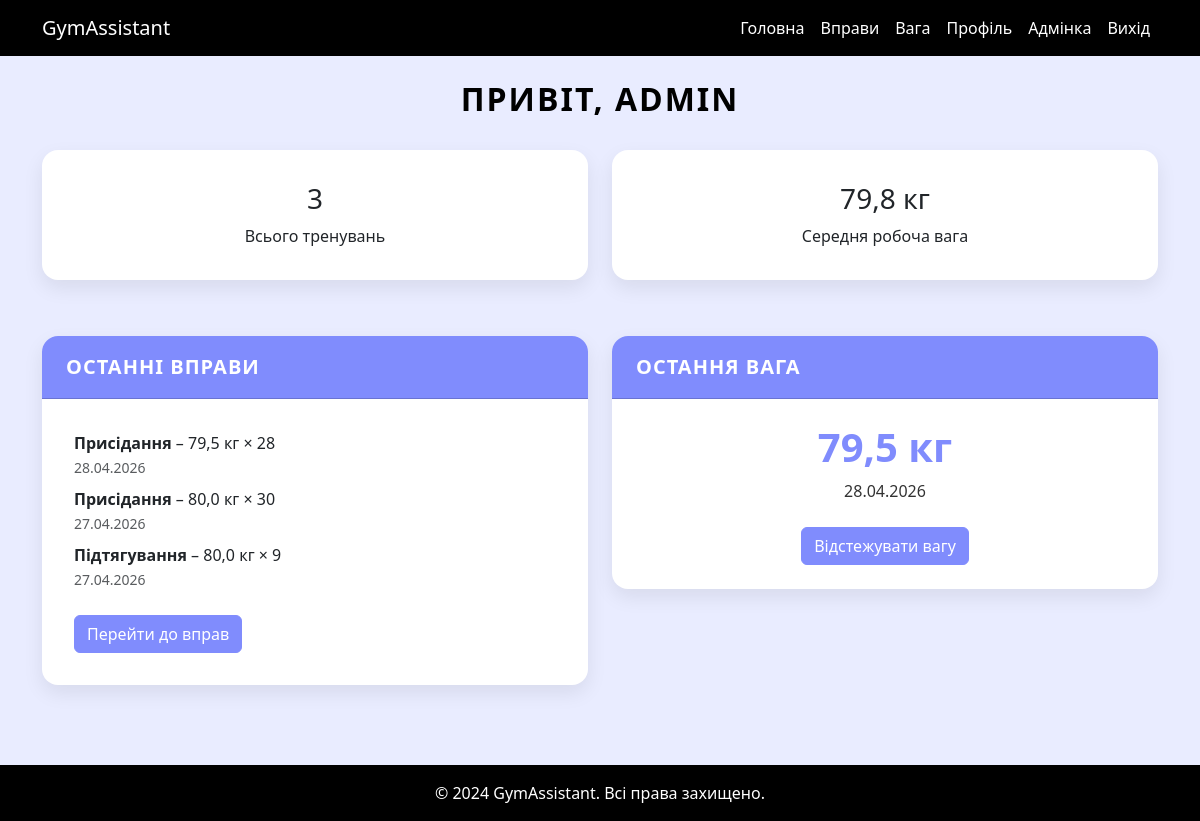
The app's page / (signed in), older data.
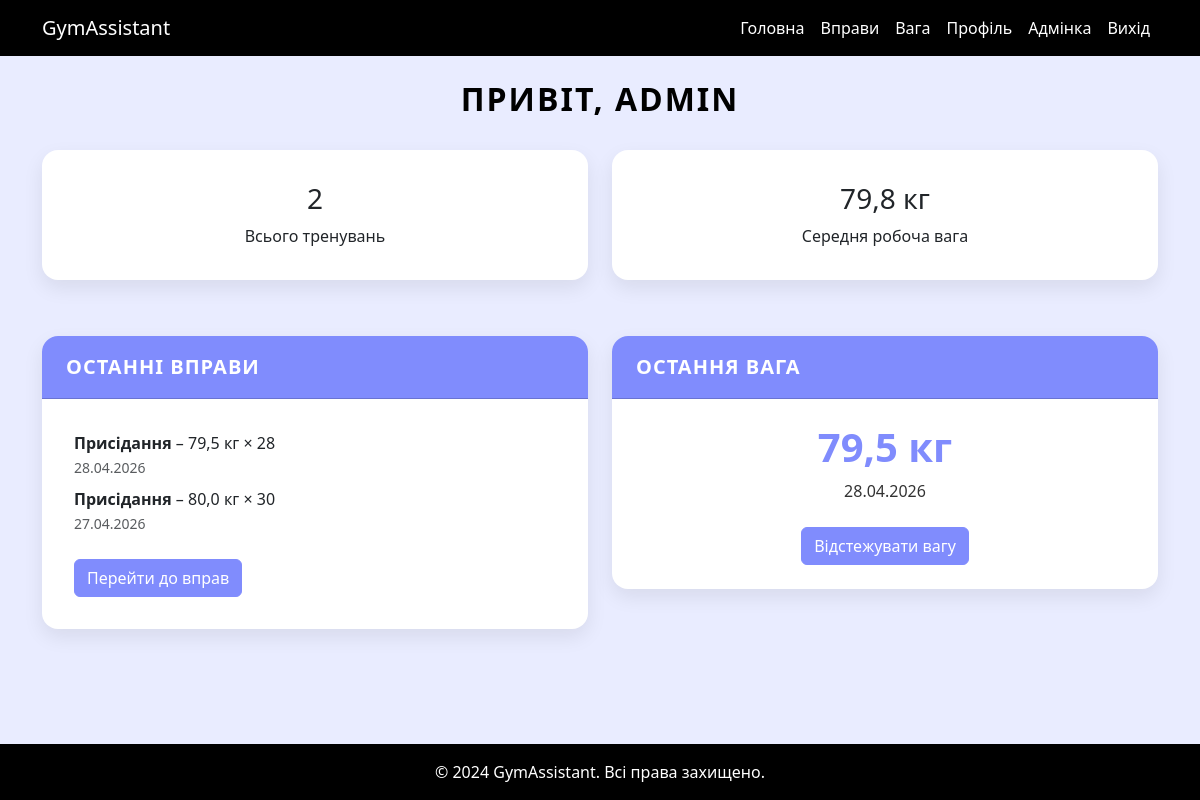
The same page, newer data.
### gym_app/models.py (models this page shows, shortened)
class Exercise(models.Model):
    user = models.ForeignKey(User, on_delete=models.CASCADE, related_name='exercises')
    name = models.CharField(max_length=100)
    weight = models.FloatField()
    reps = models.IntegerField()
    date = models.DateTimeField(auto_now_add=True)
    notes = models.TextField(blank=True, null=True, verbose_name='Нотатки')
    rpe = models.IntegerField(blank=True, null=True, verbose_name='RPE (1-10)',
                              choices=[(i, i) for i in range(1, 11)])

### gym_app/views.py (the view)
# urls.py: path('', views.index, name='index'),
@login_required
def index(request):
    user = request.user
    exercises_all = Exercise.objects.filter(user=user)
    total_workouts = exercises_all.count()
    if exercises_all:
        avg_weight = sum(ex.weight for ex in exercises_all) / total_workouts
    else:
        avg_weight = 0
    last_exercises = exercises_all.order_by('-date')[:5]
    last_weight = WeightRecord.objects.filter(user=user).order_by('-date').first()
    return render(request, 'gym_app/index.html', {
        'last_exercises': last_exercises,
        'last_weight': last_weight,
        'total_workouts': total_workouts,
        'avg_weight': round(avg_weight, 1),  # округлюємо для читабельності
    })

### gym_app/templates/gym_app/index.html
{% extends "gym_app/base.html" %}
{% block content %}
<h2 class="page-title">Привіт, {{ user.username }}</h2>
<div class="row mb-4">
    <div class="col-md-6">
        <div class="card text-center">
            <div class="card-body">
                <h3 class="card-title">{{ total_workouts }}</h3>
                <p class="card-text">Всього тренувань</p>
            </div>
        </div>
    </div>
    <div class="col-md-6">
        <div class="card text-center">
            <div class="card-body">
                <h3 class="card-title">{{ avg_weight }} кг</h3>
                <p class="card-text">Середня робоча вага</p>
            </div>
        </div>
    </div>
</div>
<div class="row">
    <div class="col-md-6">
        <div class="card">
            <div class="card-header">Останні вправи</div>
            <div class="card-body">
                {% if last_exercises %}
                <ul class="list-unstyled">
                    {% for ex in last_exercises %}
                    <li class="mb-2">
                        <strong>{{ ex.name }}</strong> – {{ ex.weight }} кг × {{ ex.reps }}
                        <br><small class="text-muted">{{ ex.date|date:"d.m.Y" }}</small>
                    </li>
                    {% endfor %}
                </ul>
                {% else %}
                <p>Ще не додано жодної вправи.</p>
                {% endif %}
                <a href="{% url 'exercise' %}" class="btn btn-primary mt-2">Перейти до вправ</a>
            </div>
        </div>
    </div>
    <div class="col-md-6">
        <div class="card">
            <div class="card-header">Остання вага</div>
            <div class="card-body stats-card">
                {% if last_weight %}
                    <h3>{{ last_weight.weight }} кг</h3>
                    <p>{{ last_weight.date|date:"d.m.Y" }}</p>
                {% else %}
                    <p>Немає записів</p>
                {% endif %}
                <a href="{% url 'weight' %}" class="btn btn-primary mt-2">Відстежувати вагу</a>
            </div>
        </div>
    </div>
</div>
{% endblock %}

Row changes from the older to the newer data that the page shows:
removed Exercise: name "Підтягування", weight "80,0", reps "9", date "27.04.2026"
Text that changed along with them:
{{ total_workouts }}: "3" → "2"
